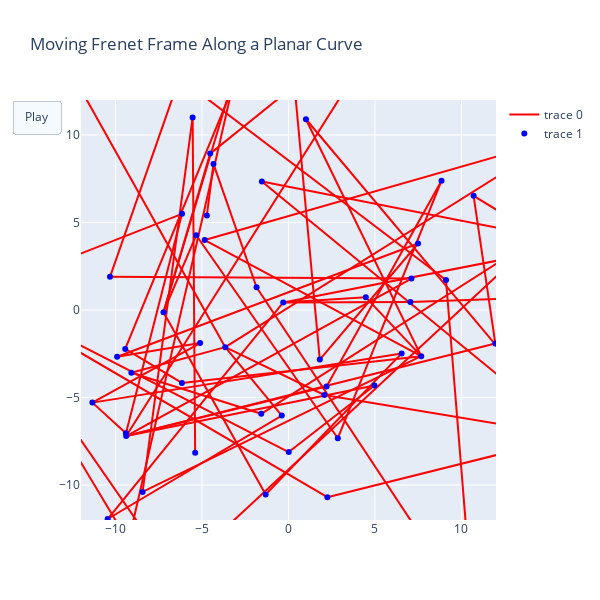

The code cell stored with this chart in its notebook:
### Code cell
frame.show().write()

### Figure 1 — Plotly figure (JSON) as saved in the notebook; plotly's stock layout.template omitted (floating-point values rounded to 4 significant figures; data arrays with more than 128 entries replaced by an {"elided": "..."} marker saying what was removed)
{"data": [{"line": {"color": "red", "width": 2}, "mode": "lines", "type": "scatter", "x": {"elided": "213 float values"}, "y": {"elided": "213 float values"}}, {"line": {"color": "blue", "width": 2}, "mode": "markers", "type": "scatter", "x": [-9.909, 0.01335, 4.471, 10.71, 6.544, 1.01, 18.08, -5.544, -4.34, -17.88, -2.939, -0.2989, 8.849, -4.53, 14.52, -15.53, -9.4, -10.46, 2.248, -6.158, -9.386, -4.841, -0.388, -3.657, 2.854, -6.163, -5.398, 10.68, -6.589, -5.11, 9.108, -5.336, 4.969, 13.87, 11.96, -9.088, 7.048, -0.3037, -11.34, -4.721, 19.71, -10.32, 1.81, 6.602, -1.577, -7.229, -1.848, 2.202, 15.49, -9.444, -9.253, -8.44, -6.299, 7.492, 16.42, 7.11, -1.321, -1.54, 2.076, 7.676], "y": [-2.67, -8.117, 0.723, 6.525, -2.479, 10.9, 3.981, 11.0, 8.348, 0.9444, 14.06, 19.74, 7.387, 8.937, 4.223, 18.81, -7.043, -11.94, -10.7, 5.495, -7.204, 3.997, -6.033, -2.124, -7.327, -4.17, -8.154, -17.42, -15.17, -1.89, 1.715, 4.272, -4.317, 4.156, -1.916, -3.586, 0.4554, 0.4306, -5.293, 5.397, 0.9034, 1.894, -2.832, 17.8, -5.932, -0.124, 1.298, -4.369, 9.744, -2.225, -13.24, -10.39, 13.27, 3.799, -7.202, 1.797, -10.54, 7.337, -4.858, -2.639]}], "layout": {"height": 600, "hovermode": "closest", "title": {"text": "Moving Frenet Frame Along a Planar Curve"}, "updatemenus": [{"buttons": [{"args": [null], "label": "Play", "method": "animate"}], "type": "buttons"}], "width": 600, "xaxis": {"autorange": false, "range": [-12, 12], "zeroline": false}, "yaxis": {"autorange": false, "range": [-12, 12], "zeroline": false}}}
